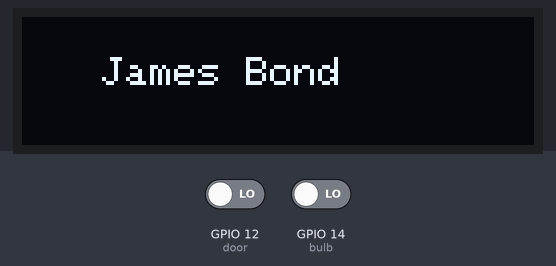
A sketch run on a simulated ESP8266 (NodeMCU). Parts: 128×32 one-colour display. The inputs (shaded band) are chosen by the test bench; at power-on: GPIO 12 (door) LOW, GPIO 14 (bulb) LOW. WiFi joins after 1.5 s; servers stay silent unless stated; a WiFi scan finds three made-up networks; no MQTT or app messages arrive unless stated; what the sketch prints to the serial monitor is not drawn.

Above: at 2.1 s.
At 5.3 s:
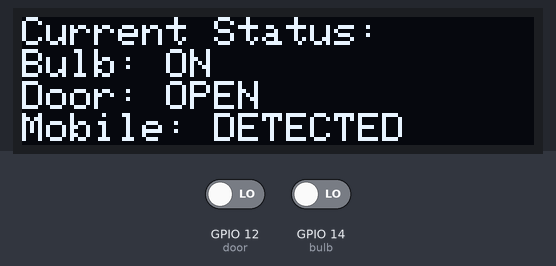
5.4 s: GPIO 12 (door) driven HIGH
7.6 s: GPIO 12 (door) driven LOW
At 9.4 s:
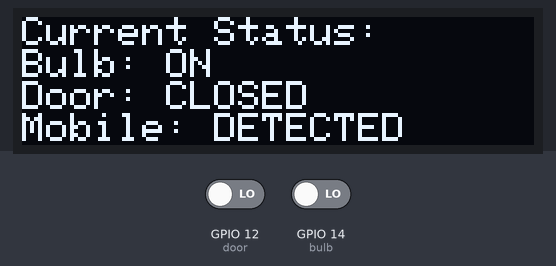
9.7 s: GPIO 14 (bulb) driven HIGH
11.7 s: GPIO 14 (bulb) driven LOW
At 13.4 s:
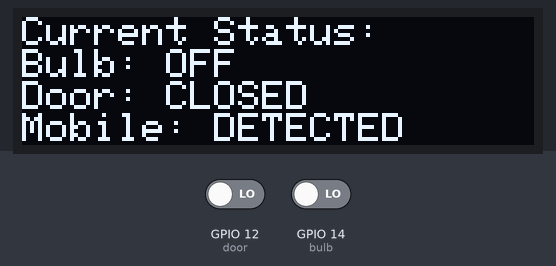
13.7 s: GPIO 12 (door) driven HIGH
At 15.4 s:
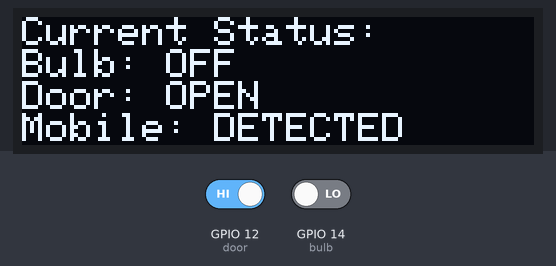
Timing chart, 0 to 16.8 s (numbered marks = the images above; inputs shaded):
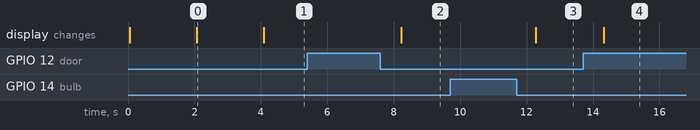

The sketch:

107118021_TASK2_WRIST_BAND_PART.ino
```cpp
/*
 * Author: Aviral Verma (107118021), EEE - Nitt.
   Domain: Spider Tronix
   Sub-Domain - IOT
   Functions: setup(),loop()
   Global Variable:
   String state_bulb = "ON";
   String state_mobile = "DETECTED";
   String state_door = "OPEN";
   const int bulb = 14;
   const int door = 12;
   const char* mqttServer = "m24.cloudmqtt.com";
   const int mqttPort = 11177;
   const char* mqttUser = "tqelkjls";
   const char* mqttPassword = "WcHO_rsnBlKc";
   int flag_bulb = 0;
   int flag_door = 0;
   IOT server - CloudMQTT
*/
#include <ESP8266WiFi.h>
#include <PubSubClient.h>
#include <SPI.h>
#include <Wire.h>
#include <Adafruit_GFX.h>
#include <Adafruit_SSD1306.h>

#define SCREEN_WIDTH 128 // OLED display width, in pixels
#define SCREEN_HEIGHT 32 // OLED display height, in pixels
#define OLED_RESET    -1 // Reset pin # (or -1 if sharing Arduino reset pin)

//Creating object of Adafruit_SSID1306
Adafruit_SSD1306 display(SCREEN_WIDTH, SCREEN_HEIGHT, &Wire, OLED_RESET);

//Certain strings
String state_bulb = "ON";
String state_mobile = "DETECTED";
String state_door = "OPEN";

//Defining Pins for bulb and door
const int bulb = 14;
const int door = 12;

//Variables for connecting to cloudMqtt
const char* mqttServer = "m24.cloudmqtt.com";
const int mqttPort = 11177;
const char* mqttUser = "tqelkjls";
const char* mqttPassword = "WcHO_rsnBlKc";

//Some flag variables
int flag_bulb = 0;
int flag_door = 0;

WiFiClient espClient1; // Generating Client
PubSubClient client(espClient1); //Creating Client object

void setup() {
  //Making the bulb and door as input pins
  pinMode(bulb,INPUT);
  pinMode(door,INPUT);

  Serial.begin(9600); // Starts the serial communication

  //Begin connection to wifi
  WiFi.begin("Aviral", "10092000");

  //Initial Display on oled screen
  display.begin(SSD1306_SWITCHCAPVCC, 0x3C);      //Connect to the screen
  display.clearDisplay();                         //Clear the display
  display.display();                              //Shows the display
  display.setTextSize(2);                         //Setting text size
  display.setTextColor(WHITE);                    //Setting color
  display.setCursor(20,10);                       //Set Cursor to the coordinates
  display.println(F("Spider!"));                  //Printing statements
  display.display();                              //Showing the display
  delay(2000);
  display.clearDisplay();                         //Clear the display
  display.setTextSize(1.5);                       //Setting text size
  display.setTextColor(WHITE);                    //Setting color
  display.setCursor(20,10);                       //Set Cursor to the coordinates
  display.println(F("James Bond"));               //Printing statements
  display.display();                              //Showing the display
  delay(2000);
  display.clearDisplay();
  display.setTextSize(1);
  display.setTextColor(WHITE);
  display.setCursor(0,0);
  display.println(F("Current Status:"));          //Print Current Status
  display.println(("Bulb: " + state_bulb));       //Print bulb status
  display.println(("Door: "+state_door));         //Print door status
  display.println(("Mobile: "+state_mobile));     //Print mobile status
  display.display();


//Checking the wifi status
while (WiFi.status() != WL_CONNECTED) {
  Serial.println("Connecting");
delay(500);

}


//Connecting to the server
client.setServer(mqttServer, mqttPort);

//Checking the client connection
while (!client.connected()) {


    if (client.connect("ESP8266Client1", mqttUser, mqttPassword )) {

      Serial.println("connected");

    } else {

      Serial.print("failed with state ");
      Serial.print(client.state());

    }
}
}

void loop()
{
  //Read the state logic(0 or 1) bulb
  digitalRead(bulb);
  delay(10);

  //Any change of state will allow the following loop to execute
  if(digitalRead(bulb)^flag_bulb)
  {
    flag_bulb = !flag_bulb;

      if(flag_bulb)
      {
      display.clearDisplay();
      state_bulb = "ON";
      Serial.println("bulb on");
      display.setTextSize(1);
      display.setTextColor(WHITE);
      display.setCursor(0,0);
      display.println(F("Current Status:"));
      display.println(("Bulb: " + state_bulb));
      display.println(("Door: "+state_door));
      display.println(("Mobile: "+state_mobile));
      display.display();
      client.publish("bulb","1");
      }
      else
      {
      display.clearDisplay();
      state_bulb = "OFF";
      Serial.println("bulb off");
      display.setTextSize(1);
      display.setTextColor(WHITE);
      display.setCursor(0,0);
      display.println(F("Current Status:"));
      display.println(("Bulb: " + state_bulb));
      display.println(("Door: "+state_door));
      display.println(("Mobile: "+state_mobile));
      display.display();
      client.publish("bulb","0");
    }
  }

  //Read the state logic(0 or 1) door
  digitalRead(door);
  delay(10);

  //Any change of state will allow the following loop to execute
  if(digitalRead(door)^flag_door)
  {
      flag_door = !flag_door;
      if(flag_door)
      {
      display.clearDisplay();
      state_door = "OPEN";
      display.setTextSize(1);
      display.setTextColor(WHITE);
      display.setCursor(0,0);
      display.println(F("Current Status:"));
      display.println(("Bulb: " + state_bulb));
      display.println(("Door: "+state_door));
      display.println(("Mobile: "+state_mobile));
      display.display();
      Serial.println("door on");
      client.publish("door","1");
    }
    else
    {
      display.clearDisplay();
      state_door = "CLOSED";
      display.setTextSize(1);
      display.setTextColor(WHITE);
      display.setCursor(0,0);
      display.println(F("Current Status:"));
      display.println(("Bulb: " + state_bulb));
      display.println(("Door: "+state_door));
      display.println(("Mobile: "+state_mobile));
      display.display();
      Serial.println("bulb off");
      client.publish("door","0");
    }
  }

  //Scan number of Wifi networks
  int numberOfNetworks = WiFi.scanNetworks();


  for(int i =0; i<numberOfNetworks; i++)
  {
    //If connected to my own wifi
    if(WiFi.SSID(i)=="Redmi")
    {

      long rssi = WiFi.RSSI(i);
      Serial.println(rssi);

      //For my redmi phone, RSSI value if greater than -54, shows detected and is around 1m
      if(rssi>-40)
      {
      display.clearDisplay();
      state_mobile = "DETECTED";
      display.setTextSize(1);
      display.setTextColor(WHITE);
      display.setCursor(0,0);
      display.println(F("Current Status:"));
      display.println(("Bulb: " + state_bulb));
      display.println(("Door: "+state_door));
      display.println(("Mobile: "+state_mobile));
      display.display();
      break;
      }
      else
      {
      display.clearDisplay();
      state_mobile = "NOT DETECTED";
      display.setTextSize(1);
      display.setTextColor(WHITE);
      display.setCursor(0,0);
      display.println(F("Current Status:"));
      display.println(("Bulb: " + state_bulb));
      display.println(("Door: "+state_door));
      display.println(("Mobile: "+state_mobile));
      display.display();
      }
    }
  }
  client.loop();
}
```

Measured:
- after the input at 5.4 s, every drawn part: stays the same
- after the input at 7.6 s, the display: changes after 0.62 s (image 2)
- after the input at 9.7 s, every drawn part: stays the same
- after the input at 11.7 s, the display: changes after 0.58 s (image 3)
- after the input at 13.7 s, the display: changes after 0.62 s (image 4)
- what the display in image 0 shows lasts 2.0 s, from 2.1 s to 4.1 s
